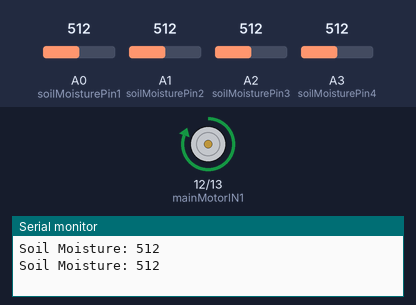
Simulated run of this sketch. Board: Arduino Uno, built with avr-gcc and run on an emulated ATmega328P. Shown: motor-driver pin pairs drawn as motors (green arrow = first pin HIGH = forward, orange = second pin HIGH = backward, longer = more drive), the last lines printed to the serial monitor. The test bench sets the inputs (shaded band); at power-on: A0 (soilMoisturePin1) = 512, A1 (soilMoisturePin2) = 512, A2 (soilMoisturePin3) = 512, A3 (soilMoisturePin4) = 512.

Above: at 2.3 s.
2.4 s: A0 (soilMoisturePin1) set to 478
4.5 s: A0 (soilMoisturePin1) set to 457
At 5.1 s:
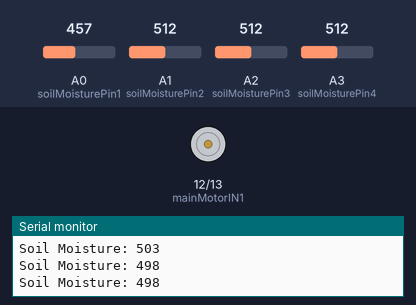
6.6 s: A0 (soilMoisturePin1) set to 510
At 8.3 s:
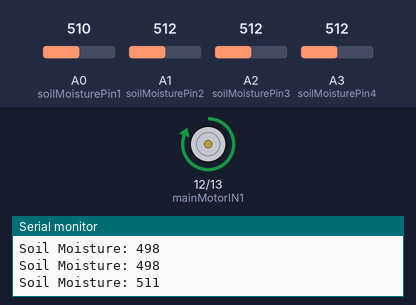
8.7 s: A0 (soilMoisturePin1) set to 306
At 10.7 s:
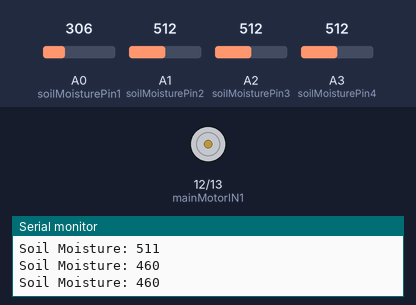
Timing chart, 0 to 12.2 s (numbered marks = the images above; inputs shaded):
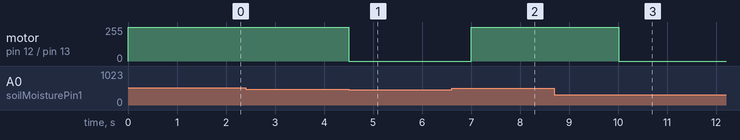

The sketch:

SoilMoistureSystem.ino
```cpp
#include <Wire.h>
#include <SoftwareSerial.h>

// Define pin numbers
const int soilMoisturePin1 = A0;   // Analog pin for soil moisture sensor 1
const int soilMoisturePin2 = A1;   // Analog pin for soil moisture sensor 2
const int soilMoisturePin3 = A2;   // Analog pin for soil moisture sensor 3
const int soilMoisturePin4 = A3;   // Analog pin for soil moisture sensor 3


// Define thresholds
const int soilMoistureThreshold = 500;  // Adjust this value according to your soil moisture sensor

// Motor control pins and settings
int mainMotorIN1 = 12;
int mainMotorIN2 = 13;

void setup() {
  // Initialize serial communication
  Serial.begin(9600); // Adjust baud rate as needed

  // Initialize pins
  pinMode(soilMoisturePin1, INPUT);
  pinMode(soilMoisturePin2, INPUT);
  pinMode(soilMoisturePin3, INPUT);
  pinMode(soilMoisturePin4, INPUT);
  pinMode(mainMotorIN1, OUTPUT);
  pinMode(mainMotorIN2, OUTPUT);

}

void loop() {
  // Read soil moisture sensor values and calculate the average
  int AvgsoilMoistureValue = (analogRead(soilMoisturePin1) + analogRead(soilMoisturePin2) + analogRead(soilMoisturePin3)+analogRead(soilMoisturePin4)) / 4;
  Serial.print("Soil Moisture: ");
  Serial.println(AvgsoilMoistureValue);

  // Check if soil moisture is below threshold
  if (AvgsoilMoistureValue > soilMoistureThreshold) {
    // Start watering
    digitalWrite(mainMotorIN1, HIGH);
    //delay(1000); // Adjust this delay according to your watering needs
    digitalWrite(mainMotorIN2, LOW);
    delay(1000);
  }
  else{
     digitalWrite(mainMotorIN1, LOW);
    //delay(1000); // Adjust this delay according to your watering needs
    digitalWrite(mainMotorIN2, LOW);
  }

  // Add some delay to avoid rapid readings
  delay(500);
}
```

Measured:
- the behaviour switches between 468 and 467 on A0 (soilMoisturePin1) (found by bisection; images 0 and 1)
- after the input at 4.5 s, motor on pin 12 (mainMotorIN1) / pin 13 (mainMotorIN2): forward 255/255 → stopped at once
- after the input at 6.6 s, motor on pin 12 (mainMotorIN1) / pin 13 (mainMotorIN2): stopped → forward 255/255 after 0.41 s
- after the input at 8.7 s, motor on pin 12 (mainMotorIN1) / pin 13 (mainMotorIN2): forward 255/255 → stopped after 1.3 s
